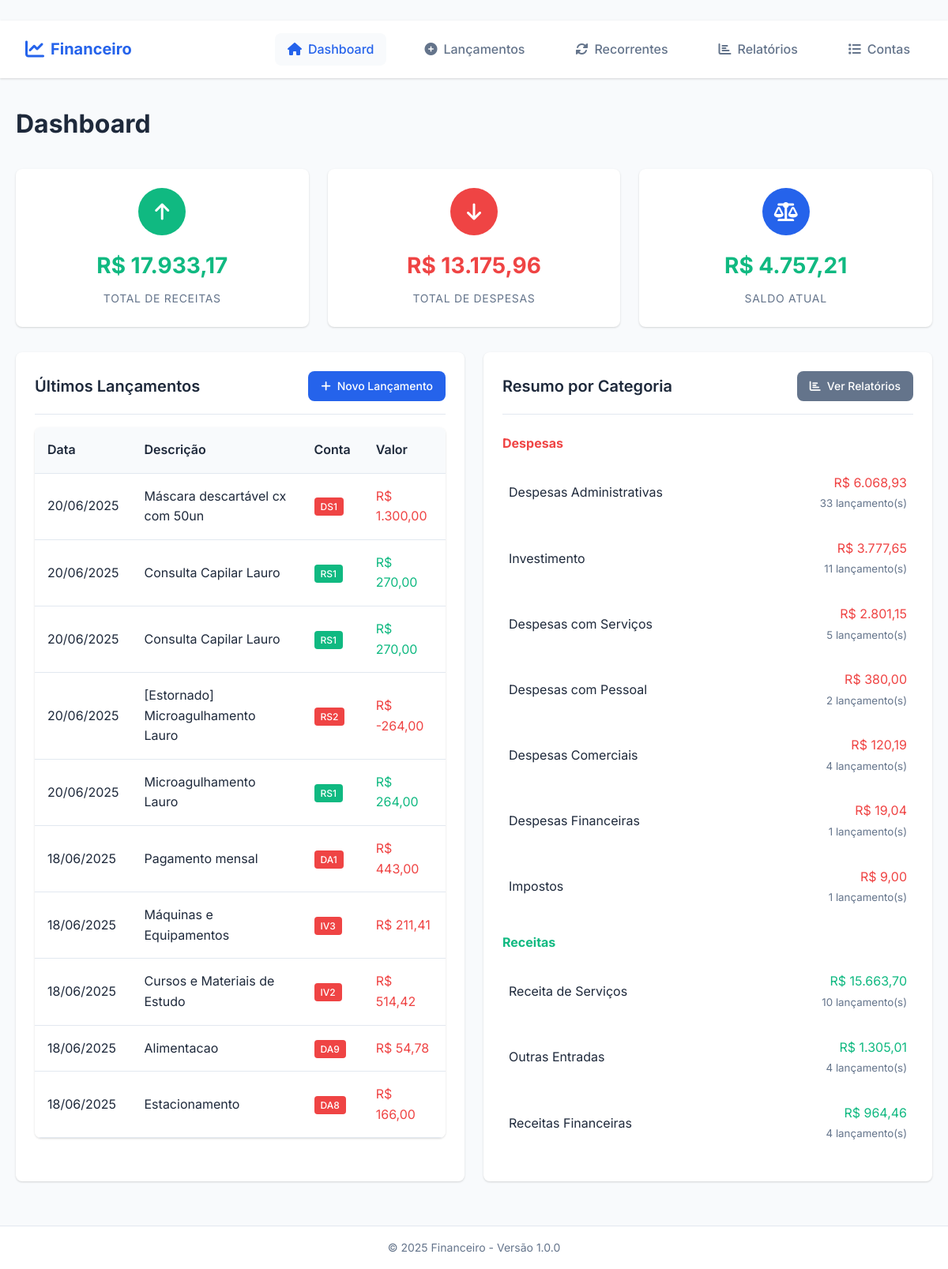
The app's page /painel/controle_financeiro_app/index.php (signed in) with its own data.
### tables this page shows
CREATE TABLE `lancamentos` (
  `id` int(11) NOT NULL,
  `token_emp` varchar(50) DEFAULT NULL,
  `data_lancamento` date NOT NULL,
  `conta_id` int(11) NOT NULL,
  `descricao` varchar(255) NOT NULL,
  `recorrente` varchar(15) NOT NULL,
  `valor` decimal(10,2) NOT NULL,
  `observacoes` text DEFAULT NULL,
  `feitopor` varchar(150) NOT NULL,
  `created_at` timestamp NOT NULL DEFAULT current_timestamp(),
  `updated_at` timestamp NOT NULL DEFAULT current_timestamp() ON UPDATE current_timestamp()
);

CREATE TABLE `contas` (
  `id` int(11) NOT NULL,
  `codigo` varchar(10) NOT NULL,
  `descricao` varchar(255) NOT NULL,
  `tipo_id` int(11) NOT NULL,
  `grupo_id` int(11) NOT NULL,
  `sub_grupo_id` int(11) DEFAULT NULL,
  `ativa` tinyint(1) DEFAULT 1,
  `created_at` timestamp NOT NULL DEFAULT current_timestamp()
);

### painel/controle_financeiro_app/includes/config_index.php (called while the page is built, shortened)
<?php
function formatMoney($value) {
    return 'R$ ' . number_format($value, 2, ',', '.');
}
function formatDate($date) {
    return date('d/m/Y', strtotime($date));
}
?>

### painel/controle_financeiro_app/index.php (the view, shortened to what this page needs)
<?php
require_once 'includes/config_index.php';
include 'includes/header.php';
try {
    $pdo = getConnection();
    $stmt = $pdo->query("
        SELECT
            t.nome as tipo,
            SUM(l.valor) as total
        FROM lancamentos l
        JOIN contas c ON l.conta_id = c.id
        JOIN tipos t ON c.tipo_id = t.id
        WHERE l.token_emp = '{$_SESSION['token_emp']}'
        GROUP BY t.id, t.nome
    ");
    $resumo = $stmt->fetchAll();
    $receitas = 0;
    $despesas = 0;
    foreach ($resumo as $item) {
        if ($item['tipo'] == 'Receita') {
            $receitas = $item['total'];
        } else {
            $despesas = $item['total'];
        }
    }
    $saldo = $receitas - $despesas;
    $stmt = $pdo->query("
        SELECT
            l.id,
            l.data_lancamento,
            l.descricao,
            l.recorrente,
            l.valor,
            c.codigo,
            t.nome as tipo
        FROM lancamentos l
        JOIN contas c ON l.conta_id = c.id
        JOIN tipos t ON c.tipo_id = t.id
        WHERE l.token_emp = '{$_SESSION['token_emp']}'
        ORDER BY l.data_lancamento DESC, l.id DESC
        LIMIT 10
    ");
    $ultimosLancamentos = $stmt->fetchAll();
    $stmt = $pdo->query("
        SELECT
            t.nome as tipo,
            g.nome as grupo,
            SUM(l.valor) as total,
            COUNT(l.id) as quantidade
        FROM lancamentos l
        JOIN contas c ON l.conta_id = c.id
        JOIN tipos t ON c.tipo_id = t.id
        JOIN grupos_contas g ON c.grupo_id = g.id
        WHERE l.token_emp = '{$_SESSION['token_emp']}'
        GROUP BY t.id, t.nome, g.id, g.nome
        ORDER BY t.nome, total DESC
    ");
    $resumoPorGrupo = $stmt->fetchAll();
} catch (Exception $e) {
    $error = "Erro ao carregar dados: " . $e->getMessage();
}
?>
<div class="grid grid-3 mb-4">
    <div class="stats-card">
        <div class="stats-icon receita">
            <i class="fas fa-arrow-up"></i>
        </div>
        <div class="stats-value text-success"><?php echo formatMoney($receitas); ?></div>
        <div class="stats-label">Total de Receitas</div>
    </div>
    <div class="stats-card">
        <div class="stats-icon despesa">
            <i class="fas fa-arrow-down"></i>
        </div>
        <div class="stats-value text-danger"><?php echo formatMoney($despesas); ?></div>
        <div class="stats-label">Total de Despesas</div>
    </div>
    <div class="stats-card">
        <div class="stats-icon saldo">
            <i class="fas fa-balance-scale"></i>
        </div>
        <div class="stats-value <?php echo $saldo >= 0 ? 'text-success' : 'text-danger'; ?>">
            <?php echo formatMoney($saldo); ?>
        </div>
        <div class="stats-label">Saldo Atual</div>
    </div>
</div>
<div class="grid grid-2">
    <div class="card">
        <div class="card-header">
            <h3 class="card-title">Últimos Lançamentos</h3>
            <a href="pages/lancamentos.php" class="btn btn-primary btn-sm">
                <i class="fas fa-plus"></i> Novo Lançamento
            </a>
        </div>
        <?php if (!empty($ultimosLancamentos)): ?>
            <div class="table-container">
                <table class="table">
                    <thead>
                        <tr>
                            <th>Data</th>
                            <th>Descrição</th>
                            <th>Conta</th>
                            <th>Valor</th>
                        </tr>
                    </thead>
                    <tbody>
                        <?php foreach ($ultimosLancamentos as $lancamento):
                            if($lancamento['recorrente'] == 'sim'){
                                $class_rept = '<i class="fas fa-sync-alt"></i> ';
                            }else{
                                $class_rept = '';
                            }?>
                            <tr>
                                <td><?php echo formatDate($lancamento['data_lancamento']); ?></td>
                                <td><?php echo $class_rept; ?></i><?php echo htmlspecialchars($lancamento['descricao']); ?></td>
                                <td>
                                    <span class="badge <?php echo $lancamento['tipo'] == 'Receita' && $lancamento['codigo'] != 'RS2' ? 'bg-success' : 'bg-danger'; ?>">
                                        <?php echo htmlspecialchars($lancamento['codigo']); ?>
                                    </span>
                                </td>
                                <td class="<?php echo $lancamento['tipo'] == 'Receita' && $lancamento['codigo'] != 'RS2' ? 'text-success' : 'text-danger'; ?>">
                                    <?php echo formatMoney($lancamento['valor']); ?>
                                </td>
                            </tr>
                        <?php endforeach; ?>
                    </tbody>
                </table>
            </div>
        <?php else: ?>
            <p class="text-muted text-center">Nenhum lançamento encontrado.</p>
        <?php endif; ?>
    </div>
    <div class="card">
        <div class="card-header">
            <h3 class="card-title">Resumo por Categoria</h3>
            <a href="pages/relatorios.php" class="btn btn-secondary btn-sm">
                <i class="fas fa-chart-bar"></i> Ver Relatórios
            </a>
        </div>
        <?php if (!empty($resumoPorGrupo)): ?>
            <div class="resumo-categorias">
                <?php
                $tipoAtual = '';
                foreach ($resumoPorGrupo as $item):
                    if ($tipoAtual != $item['tipo']):
                        if ($tipoAtual != '') echo '</div>';
                        $tipoAtual = $item['tipo'];
                ?>
                        <h4 class="mt-3 mb-2 <?php echo $item['tipo'] == 'Receita' ? 'text-success' : 'text-danger'; ?>">
                            <?php echo $item['tipo']; ?>s
                        </h4>
                        <div class="categoria-list">
                <?php endif; ?>
                <div class="categoria-item d-flex justify-between align-center mb-2">
                    <span><?php echo htmlspecialchars($item['grupo']); ?></span>
                    <div class="text-right">
                        <div class="<?php echo $item['tipo'] == 'Receita' ? 'text-success' : 'text-danger'; ?>">
                            <?php echo formatMoney($item['total']); ?>
                        </div>
                        <small class="text-muted"><?php echo $item['quantidade']; ?> lançamento(s)</small>
                    </div>
                </div>
                <?php endforeach; ?>
                </div>
        <?php else: ?>
            <p class="text-muted text-center">Nenhum dado encontrado.</p>
        <?php endif; ?>
    </div>
</div>
<?php include 'includes/footer.php'; ?>

### painel/controle_financeiro_app/css/style.css (style rules this page uses)
:root { --primary-color: #2563eb; --primary-dark: #1d4ed8; --secondary-color: #64748b; --success-color: #10b981; --danger-color: #ef4444; --warning-color: #f59e0b; --light-color: #f8fafc; --dark-color: #1e293b; --border-color: #e2e8f0; --shadow: 0 1px 3px 0 rgba(0, 0, 0, 0.1), 0 1px 2px 0 rgba(0, 0, 0, 0.06); --shadow-lg: 0 10px 15px -3px rgba(0, 0, 0, 0.1), 0 4px 6px -2px rgba(0, 0, 0, 0.05); --border-radius: 8px; --transition: all 0.3s ease; }
* { margin: 0; padding: 0; box-sizing: border-box; }
body { font-family: 'Inter', sans-serif; background-color: var(--light-color); color: var(--dark-color); line-height: 1.6; }
.card { background: white; border-radius: var(--border-radius); box-shadow: var(--shadow); padding: 1.5rem; margin-bottom: 1.5rem; transition: var(--transition); }
.card-header { display: flex; justify-content: space-between; align-items: center; margin-bottom: 1rem; padding-bottom: 1rem; border-bottom: 1px solid var(--border-color); }
.card-title { font-size: 1.25rem; font-weight: 600; color: var(--dark-color); }
.grid { display: grid; gap: 1.5rem; }
.grid-2 { grid-template-columns: repeat(auto-fit, minmax(300px, 1fr)); }
.grid-3 { grid-template-columns: repeat(auto-fit, minmax(250px, 1fr)); }
.stats-card { background: white; border-radius: var(--border-radius); padding: 1.5rem; box-shadow: var(--shadow); text-align: center; transition: var(--transition); }
.stats-icon { width: 60px; height: 60px; border-radius: 50%; display: flex; align-items: center; justify-content: center; margin: 0 auto 1rem; font-size: 1.5rem; color: white; }
.stats-icon.receita { background: var(--success-color); }
.stats-icon.despesa { background: var(--danger-color); }
.stats-icon.saldo { background: var(--primary-color); }
.stats-value { font-size: 1.75rem; font-weight: 700; margin-bottom: 0.5rem; }
.stats-label { color: var(--secondary-color); font-size: 0.875rem; text-transform: uppercase; letter-spacing: 0.05em; }
.btn { display: inline-flex; align-items: center; gap: 0.5rem; padding: 0.75rem 1.5rem; border: none; border-radius: var(--border-radius); font-size: 1rem; font-weight: 500; text-decoration: none; cursor: pointer; transition: var(--transition); text-align: center; }
.btn-primary { background: var(--primary-color); color: white; }
.btn-secondary { background: var(--secondary-color); color: white; }
.btn-sm { padding: 0.5rem 1rem; font-size: 0.875rem; }
.table-container { overflow-x: auto; border-radius: var(--border-radius); box-shadow: var(--shadow); }
.table { width: 100%; border-collapse: collapse; background: white; }
.table th, .table td { padding: 1rem; text-align: left; border-bottom: 1px solid var(--border-color); }
.table th { background: var(--light-color); font-weight: 600; color: var(--dark-color); }
.text-right { text-align: right; }
.text-success { color: var(--success-color); }
.text-danger { color: var(--danger-color); }
.text-muted { color: var(--secondary-color); }
.mb-2 { margin-bottom: 1rem; }
.mb-4 { margin-bottom: 2rem; }
.mt-3 { margin-top: 1.5rem; }
.d-flex { display: flex; }
.justify-between { justify-content: space-between; }
.align-center { align-items: center; }

### painel/controle_financeiro_app/index.php (style rules this page uses)
.badge { padding: 0.25rem 0.5rem; border-radius: 0.25rem; font-size: 0.75rem; font-weight: 500; color: white; }
.bg-success { background-color: var(--success-color); }
.bg-danger { background-color: var(--danger-color); }
.categoria-item { padding: 0.5rem; border-radius: var(--border-radius); transition: var(--transition); }

### records on screen
lancamentos: data_lancamento "20/06/2025", descricao "Máscara descartável cx com 50un", conta.codigo "DS1", valor "R$ 1.300,00"
lancamentos: data_lancamento "20/06/2025", descricao "Consulta Capilar Lauro", conta.codigo "RS1", valor "R$ 270,00"
lancamentos: data_lancamento "20/06/2025", descricao "Consulta Capilar Lauro", conta.codigo "RS1", valor "R$ 270,00"
lancamentos: data_lancamento "20/06/2025", descricao "[Estornado] Microagulhamento Lauro", conta.codigo "RS2", valor "R$ -264,00"
lancamentos: data_lancamento "20/06/2025", descricao "Microagulhamento Lauro", conta.codigo "RS1", valor "R$ 264,00"
lancamentos: data_lancamento "18/06/2025", descricao "Pagamento mensal", conta.codigo "DA1", valor "R$ 443,00"
lancamentos: data_lancamento "18/06/2025", descricao "Máquinas e Equipamentos", conta.codigo "IV3", valor "R$ 211,41"
lancamentos: data_lancamento "18/06/2025", descricao "Cursos e Materiais de Estudo", conta.codigo "IV2", valor "R$ 514,42"
lancamentos: data_lancamento "18/06/2025", descricao "Alimentacao", conta.codigo "DA9", valor "R$ 54,78"
lancamentos: data_lancamento "18/06/2025", descricao "Estacionamento", conta.codigo "DA8", valor "R$ 166,00"

### other values on screen
APP_NAME "Financeiro"
$pageTitle "Dashboard"
formatMoney($receitas) "R$ 17.933,17"
formatMoney($despesas) "R$ 13.175,96"
formatMoney($saldo) "R$ 4.757,21"
$item['tipo'] "Despesa"
$item['grupo'] "Despesas Administrativas"
formatMoney($item['total']) "R$ 6.068,93"
$item['quantidade'] "33"
$item['grupo'] "Investimento"
formatMoney($item['total']) "R$ 3.777,65"
$item['quantidade'] "11"
$item['grupo'] "Despesas com Serviços"
formatMoney($item['total']) "R$ 2.801,15"
$item['quantidade'] "5"
